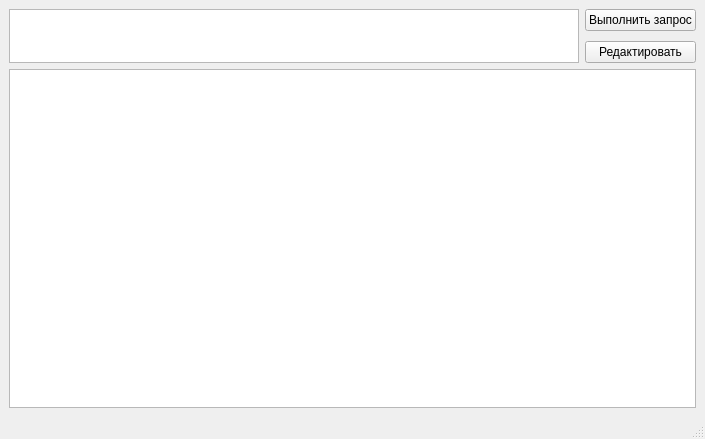
<?xml version="1.0" encoding="UTF-8"?>
<ui version="4.0">
 <class>MainWindow</class>
 <widget class="QMainWindow" name="MainWindow">
  <property name="geometry">
   <rect>
    <x>0</x>
    <y>0</y>
    <width>705</width>
    <height>439</height>
   </rect>
  </property>
  <property name="windowTitle">
   <string>MainWindow</string>
  </property>
  <widget class="QWidget" name="centralwidget">
   <layout class="QGridLayout" name="gridLayout">
    <item row="0" column="1" alignment="Qt::AlignTop">
     <widget class="QPushButton" name="pushButton">
      <property name="text">
       <string>Выполнить запрос</string>
      </property>
     </widget>
    </item>
    <item row="5" column="0" colspan="2">
     <widget class="QTableWidget" name="tableWidget"/>
    </item>
    <item row="1" column="1">
     <widget class="QPushButton" name="pushButtonEdit">
      <property name="text">
       <string>Редактировать</string>
      </property>
     </widget>
    </item>
    <item row="0" column="0" rowspan="2">
     <widget class="QTextEdit" name="textEdit">
      <property name="minimumSize">
       <size>
        <width>0</width>
        <height>10</height>
       </size>
      </property>
      <property name="maximumSize">
       <size>
        <width>16777215</width>
        <height>54</height>
       </size>
      </property>
     </widget>
    </item>
   </layout>
  </widget>
  <widget class="QMenuBar" name="menubar">
   <property name="geometry">
    <rect>
     <x>0</x>
     <y>0</y>
     <width>705</width>
     <height>21</height>
    </rect>
   </property>
  </widget>
  <widget class="QStatusBar" name="statusbar"/>
 </widget>
 <resources/>
 <connections/>
</ui>
